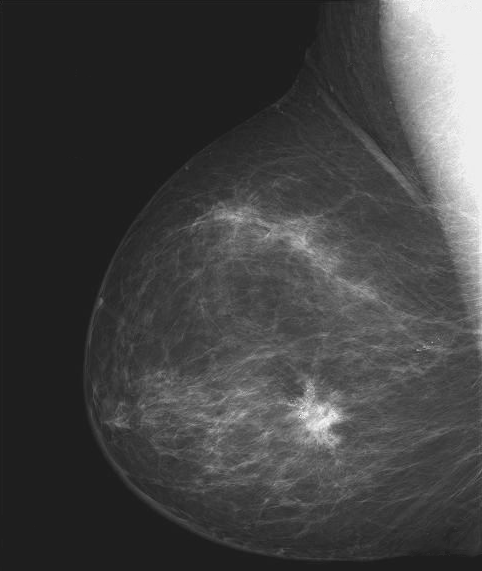
#> input picture images/Fig0304(a)(breast_digital_Xray).tif, 482 x 571 px; its folder holds only this picture in this run
$ python main_script.py 'images/Fig0304(a)(breast_digital_Xray).tif' 'images/Fig0305(a)(DFT_no_log).tif' 'images/Fig0307(a)(intensity_ramp).tif' 'images/Fig0308(a)(fractured_spine).tif' 'images/Fig0308(a)(fractured_spine).tif' 'images/Fig0308(a)(fractured_spine).tif'
#> lines starting #> are read from the running program, lines starting #| are printed output that depends on the picture
#> in run_day_three, im is the input picture: shape (571, 482); min 21, max 255, mean 66.7
### image_filters.py
import imageio
import numpy as np
import matplotlib.pyplot as plt
from math import *


# [525 lines left out: functions image_histogram, normalized_histogram, histogram_equalization, negative, logarithmic, gamma_correction and 11 more, not called in this run]

def fourier (im_name, image):
#> called with im_name = 'Fig0304(a)(breast_digital_Xray).tif'
    width = image.shape[1]
#> width = 482
    height = image.shape[0]
#> height = 571

    #result = np.zeros(height, width, np.uint8)
    padded_image = np.zeros((height*2, width*2), np.uint8)

    for i in range(height):
        for j in range(width):
            i2 = (height/2) + i
            j2 = (width/2) + j
            #print(i2, j2)
            image[i][j] = image[i][j] * pow(-1, i+j)
            padded_image[int(i2)][int(j2)] = image[i][j]
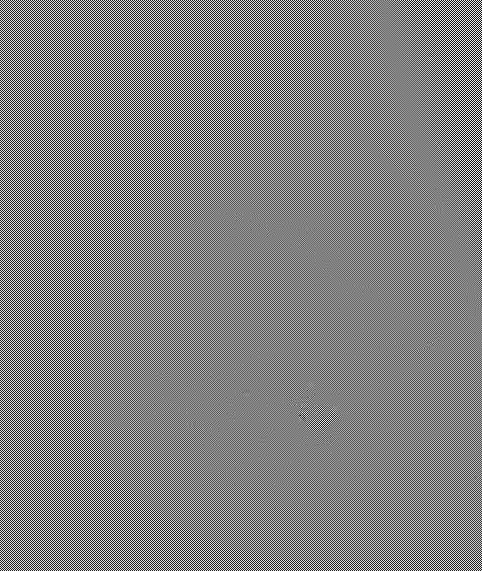
#> image: shape (571, 482); min 1, max 251, mean 128
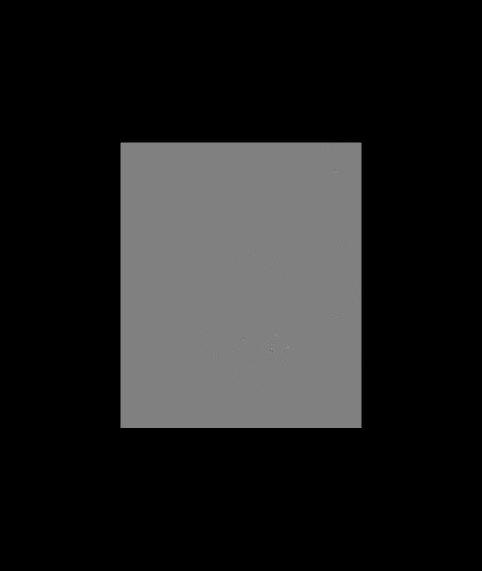
#> padded_image: shape (1142, 964) (shown at 1/2 size); min 0, max 251, mean 32

    imageio.imwrite('post_processed_images/fourier_' + im_name, padded_image)

### main_script.py
import imageio, sys, os
from image_filters import *


# [47 lines left out: functions run_day_one, run_day_two, not called in this run]

def run_day_three():
    images_path_list = os.listdir('./images/')

    for image_file_name in images_path_list:
        im = imageio.imread('images/' + image_file_name)
        fourier(image_file_name, im)
        print("Fourier Transform for " + image_file_name + " done.")


if __name__ == '__main__':

    run_day_three()

    # run_day_one(0.4, (255/log(256)), 0, 0, 10, 10, 11, 11, 13, 100, 14, 101, 255, 255)

    # weighted_kernel = np.array([[1, 5, 1], [5, 1, 5], [1, 5, 1]])
    # conv_kernel = np.array([[0, 5, 0], [0, 5, 0], [0, 5, 0]])
    # highboost_constant = 2
    #
    # run_day_two(weighted_kernel, conv_kernel, highboost_constant)

    # run(sys.argv[1],
    #     sys.argv[2], sys.argv[3], sys.argv[4], sys.argv[5],
    #     sys.argv[6], sys.argv[7], sys.argv[8], sys.argv[9],
    #     sys.argv[10], sys.argv[11], sys.argv[12], sys.argv[13])

$ run again, on images/Fig0312(a)(kidney).tif
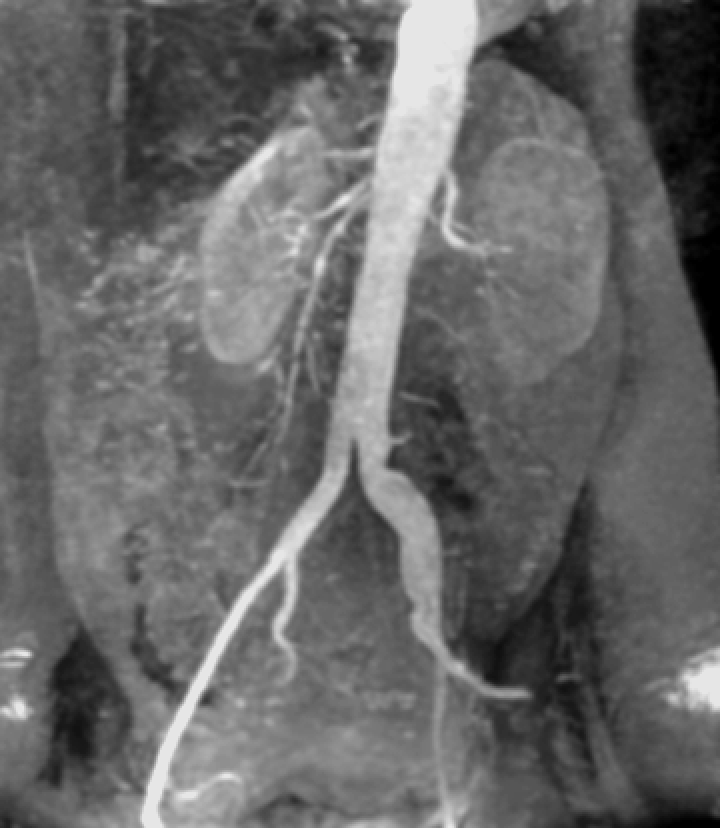
#> input picture images/Fig0312(a)(kidney).tif, 720 x 828 px
#> in run_day_three, im is the input picture: shape (828, 720); min 0, max 230, mean 103.5
#> after the loop in fourier, `for i in range(height):`:
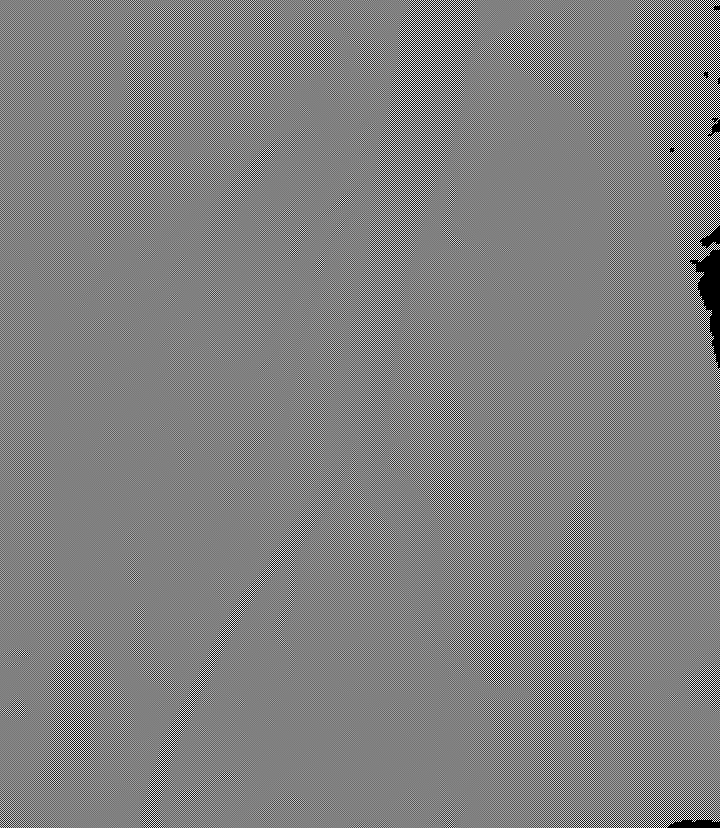
#> image: shape (828, 720); min 0, max 254, mean 127.5
#> after the loop in fourier, `for i in range(height):`:
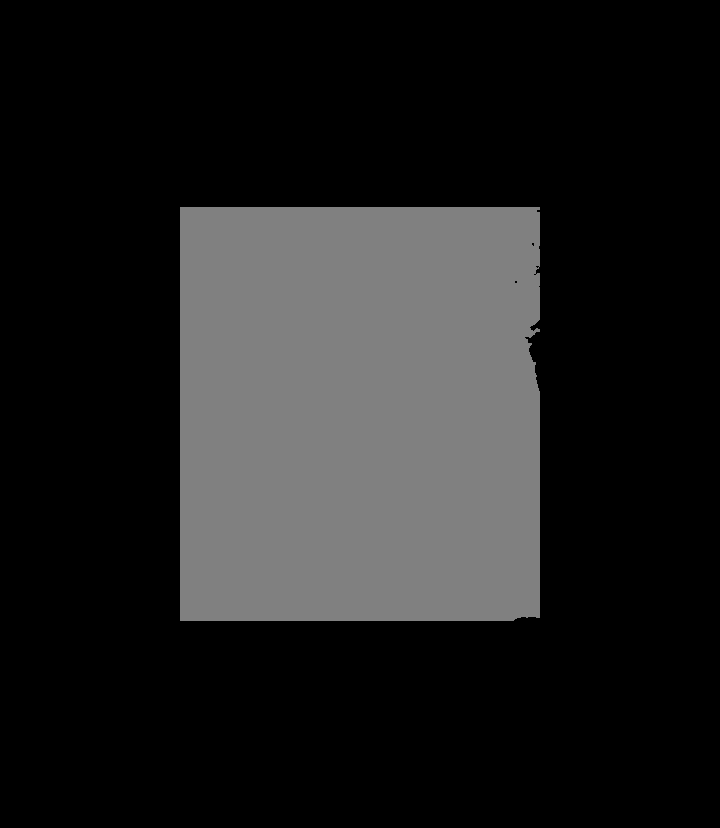
#> padded_image: shape (1656, 1440) (shown at 1/2 size); min 0, max 254, mean 31.9
